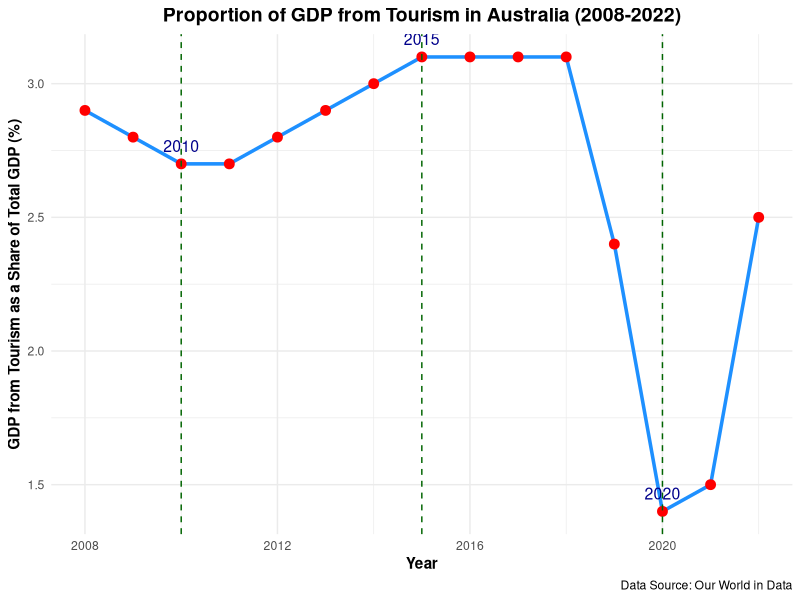

Source code (R):
## ---- chunk 1

#Loading all the libraries
library(tidyverse)
library(dplyr)
library(kableExtra)
library(ggplot2)

#Load the dataset
tourism <- read_csv("data/tourism-gdp-proportion-of-total-gdp.csv")
## ---- chunk 2
#Filtering the dataset

filtered_data <- tourism %>% 
  filter(Entity == 'Australia') 
## ---- chunk 3

ggplot(filtered_data, aes(x = Year, y = `GDP from tourism as a share of total GDP`)) +
  # Line and points
  geom_line(color = "dodgerblue", size = 1.2) + 
  geom_point(color = "red", size = 3) +
  
  # Vertical lines for specific years of interest
  geom_vline(xintercept = c(2010, 2015, 2020), linetype = "dashed", color = "darkgreen") +
  
  # Adding labels to the points of interest
  geom_text(aes(label = ifelse(Year %in% c(2010, 2015, 2020), as.character(Year), "")),
            vjust = -1, size = 4, color = "darkblue") +
  
  # Main title and axis titles
  labs(
    title = "Proportion of GDP from Tourism in Australia (2008-2022)",
    caption = "Data Source: Our World in Data",
    x = "Year",
    y = "GDP from Tourism as a Share of Total GDP (%)"
  ) +
  
  # Customize the theme
  theme_minimal() +
  theme(
    plot.title = element_text(hjust = 0.5, face = "bold", size = 14),
    plot.subtitle = element_text(hjust = 0.5, size = 12, face = "italic"),
    axis.title.x = element_text(face = "bold"),
    axis.title.y = element_text(face = "bold"),
   
  )
## ---- chunk 4
# Creating the data frame for Table 1
year <- c(2008, 2015, 2019, 2020, 2022)
tourism_gdp <- c(2.9, 3.1, 2.4, 1.4, 2.5)
key_events <- c("Global Financial Crisis impact", 
                "Tourism growth due to increased international arrivals", 
                "Decline before the pandemic", 
                "Impact of COVID-19 pandemic", 
                "Initial recovery phase")

# Creating the table
table1 <- data.frame(Year = year, 
                     `Tourism GDP as % of Total GDP` = tourism_gdp, 
                     `Key Events` = key_events)

# Displaying the table using kable
kable(table1, 
      col.names = c("Year", "Tourism GDP as % of Total GDP", "Key Events"),
      caption = "Table 1: Key Events Impacting Tourism's Contribution to GDP in Australia (2008-2022)",
      format = "markdown") 
